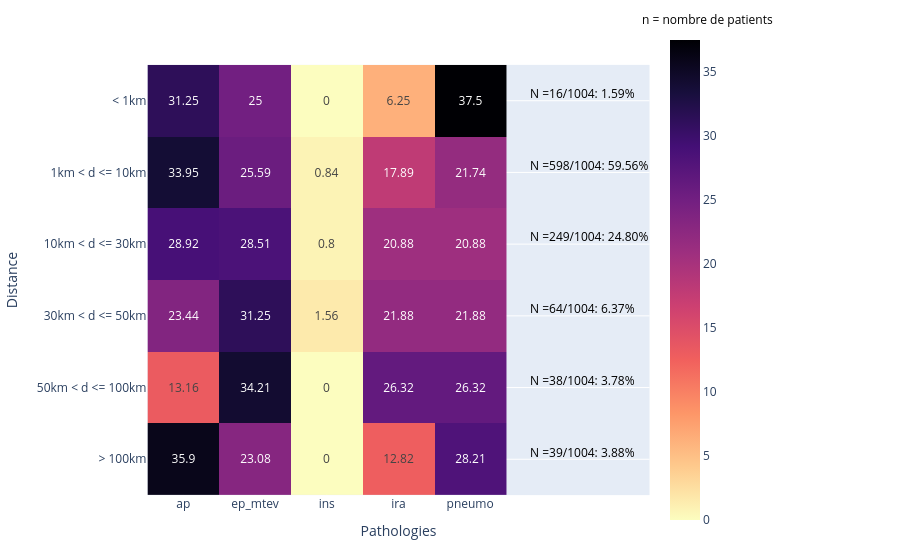

Write notebook code for a chart like this one.
### Code cell
df_tab_dist_saintcloud = pd.read_csv('../geocodeur/from_hegp/data/data_octobre_2023/dist_em_saint_cloud_sans_unap.csv', sep=";")

# Configuration de l'index et conversion des colonnes en entiers
df_tab_dist_saintcloud.index = df_tab_dist_saintcloud['distance']
df_tab_dist_saintcloud = df_tab_dist_saintcloud.drop('distance', axis=1)
df_tab_dist_saintcloud[['ap','ep_mtev','ins', 'ira', 'pneumo', 'total']] = df_tab_dist_saintcloud[['ap','ep_mtev','ins', 'ira', 'pneumo','total']].astype(int)

# Calcul de la somme des patients pour chaque ligne (sans 'total')
df_tab_dist_saintcloud['Sum'] = df_tab_dist_saintcloud[['ap','ep_mtev','ins', 'ira', 'pneumo']].sum(axis=1)

# Diviser chaque colonne par la colonne 'total'
for column in ['ap','ep_mtev','ins', 'ira', 'pneumo']:
    df_tab_dist_saintcloud[column] = ((df_tab_dist_saintcloud[column] / df_tab_dist_saintcloud['total'])*100).round(2)

# Création de la heatmap sans la colonne 'total' et la colonne fictive pour espacement
fig = px.imshow(df_tab_dist_saintcloud.drop(['total', 'Sum'], axis=1), text_auto=True, color_continuous_scale='magma_r')


# Ajout de la somme des patients à la heatmap
for i, sum_value in enumerate(df_tab_dist_saintcloud['Sum']):
    pourcentage = (sum_value/df_tab_dist_saintcloud['total'].sum())*100
    fig.add_annotation(
        dict(
            text=f"N ={sum_value}/{df_tab_dist_saintcloud['total'].sum()}: {pourcentage:.2f}%",
            x=len(df_tab_dist_saintcloud.columns) - 2.2,  # Placer un peu à droite de la dernière colonne de données
            y= i - 0.1, 
            xref="x", 
            yref="y", 
            showarrow=False, 
            font=dict(color="black", size=12),
            xanchor="left",
            yanchor = "middle"
        )
    )

fig.add_annotation(
    dict(
        text="n = nombre de patients",
        x=1.115,  # Position horizontale au milieu de la heatmap
        y=1,  # Position verticale juste au-dessus de la heatmap
        xref="paper",  # Référence de la position horizontale
        yref="paper",  # Référence de la position verticale
        showarrow=False,  # Pas de flèche
        font=dict(color="black", size=12),
        xanchor="center",  # Alignement horizontal au centre
        yanchor="bottom"  # Alignement vertical en bas
    )
)

# Ajustement des marges pour la légende
fig.update_layout(
    margin=dict(l=30, r=250, t=30, b=30),  # Augmenter 'r' pour laisser plus de place pour la légende
    xaxis_title="Pathologies",
    yaxis_title="Distance",
    legend_title_text='Pathologies'
)

fig.show()

### Figure 1 — Plotly figure (JSON) as saved in the notebook; plotly's stock layout.template omitted (floating-point values rounded to 4 significant figures)
{"data": [{"coloraxis": "coloraxis", "hovertemplate": "x: %{x}<br>distance: %{y}<br>color: %{z}<extra></extra>", "name": "0", "texttemplate": "%{z}", "type": "heatmap", "x": ["ap", "ep_mtev", "ins", "ira", "pneumo"], "xaxis": "x", "y": ["< 1km", "1km < d <= 10km", "10km < d <= 30km", "30km < d <= 50km", "50km < d <= 100km", "> 100km"], "yaxis": "y", "z": [[31.25, 25, 0, 6.25, 37.5], [33.95, 25.59, 0.84, 17.89, 21.74], [28.92, 28.51, 0.8, 20.88, 20.88], [23.44, 31.25, 1.56, 21.88, 21.88], [13.16, 34.21, 0, 26.32, 26.32], [35.9, 23.08, 0, 12.82, 28.21]]}], "layout": {"annotations": [{"font": {"color": "black", "size": 12}, "showarrow": false, "text": "N =16/1004: 1.59%", "x": 4.8, "xanchor": "left", "xref": "x", "y": -0.1, "yanchor": "middle", "yref": "y"}, {"font": {"color": "black", "size": 12}, "showarrow": false, "text": "N =598/1004: 59.56%", "x": 4.8, "xanchor": "left", "xref": "x", "y": 0.9, "yanchor": "middle", "yref": "y"}, {"font": {"color": "black", "size": 12}, "showarrow": false, "text": "N =249/1004: 24.80%", "x": 4.8, "xanchor": "left", "xref": "x", "y": 1.9, "yanchor": "middle", "yref": "y"}, {"font": {"color": "black", "size": 12}, "showarrow": false, "text": "N =64/1004: 6.37%", "x": 4.8, "xanchor": "left", "xref": "x", "y": 2.9, "yanchor": "middle", "yref": "y"}, {"font": {"color": "black", "size": 12}, "showarrow": false, "text": "N =38/1004: 3.78%", "x": 4.8, "xanchor": "left", "xref": "x", "y": 3.9, "yanchor": "middle", "yref": "y"}, {"font": {"color": "black", "size": 12}, "showarrow": false, "text": "N =39/1004: 3.88%", "x": 4.8, "xanchor": "left", "xref": "x", "y": 4.9, "yanchor": "middle", "yref": "y"}, {"font": {"color": "black", "size": 12}, "showarrow": false, "text": "n = nombre de patients", "x": 1.115, "xanchor": "center", "xref": "paper", "y": 1, "yanchor": "bottom", "yref": "paper"}], "coloraxis": {"colorscale": [[0, "#fcfdbf"], [0.1111, "#feca8d"], [0.2222, "#fd9668"], [0.3333, "#f1605d"], [0.4444, "#cd4071"], [0.5556, "#9e2f7f"], [0.6667, "#721f81"], [0.7778, "#440f76"], [0.8889, "#180f3d"], [1, "#000004"]]}, "legend": {"title": {"text": "Pathologies"}}, "margin": {"b": 30, "l": 30, "r": 250, "t": 30}, "xaxis": {"anchor": "y", "constrain": "domain", "domain": [0, 1], "scaleanchor": "y", "title": {"text": "Pathologies"}}, "yaxis": {"anchor": "x", "autorange": "reversed", "constrain": "domain", "domain": [0, 1], "title": {"text": "Distance"}}}}
